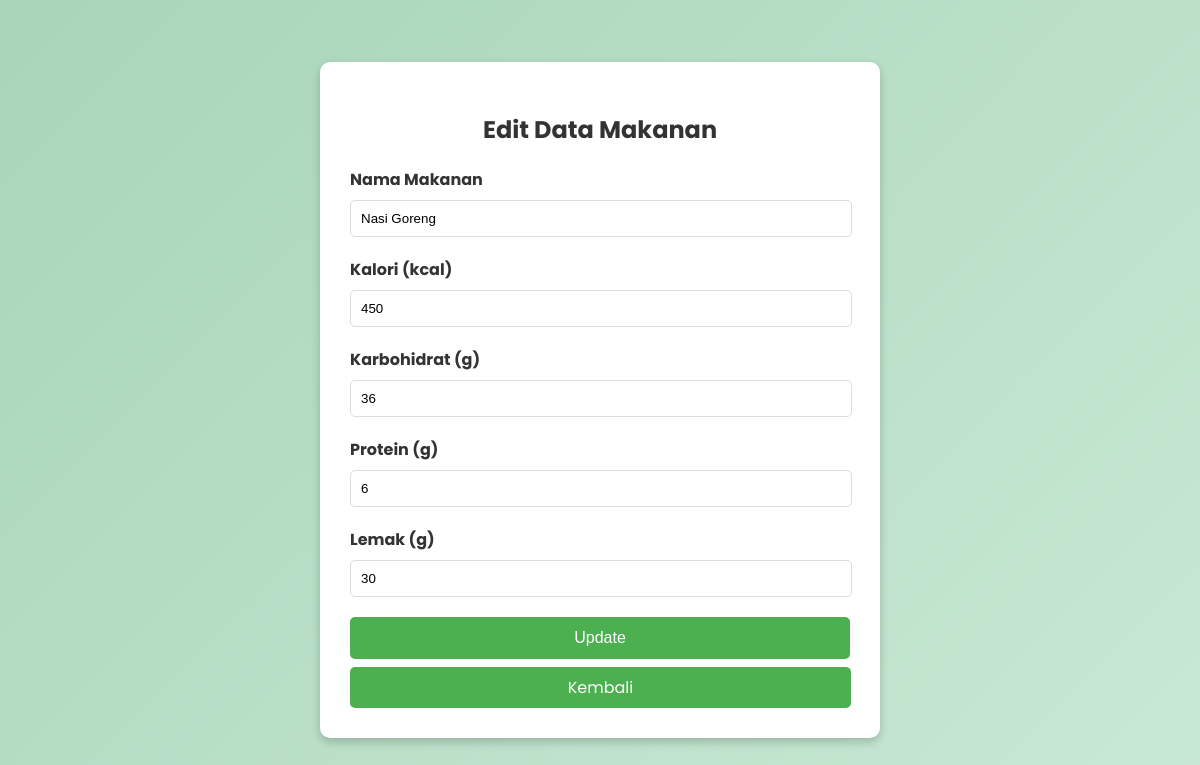
/edit_gizi.php?id=2 (signed in), run on the app's committed database.
### tables this page shows
CREATE TABLE `gizi` (
  `id` int(11) NOT NULL,
  `nama_makanan` varchar(255) DEFAULT NULL,
  `kalori` varchar(50) DEFAULT NULL,
  `karbohidrat` varchar(50) DEFAULT NULL,
  `protein` varchar(50) DEFAULT NULL,
  `lemak` varchar(50) DEFAULT NULL
);

### edit_gizi.php (the view, shortened to what this page needs)
<?php
include 'db.php';
$id = $_GET['id'] ?? null;
$sql = "SELECT * FROM gizi WHERE id = ?";
$stmt = $conn->prepare($sql);
$stmt->bind_param('i', $id);
$stmt->execute();
$result = $stmt->get_result();
$data = $result->fetch_assoc();
?>
<!DOCTYPE html>
<html lang="id">
<head>
</head>
<body>
    <div class="form-container">
        <h2>Edit Data Makanan</h2>
        <form method="POST" action="">
            <label for="nama_makanan">Nama Makanan</label>
            <input type="text" id="nama_makanan" name="nama_makanan" value="<?= htmlspecialchars($data['nama_makanan']); ?>" required>
            <label for="kalori">Kalori (kcal)</label>
            <input type="number" id="kalori" name="kalori" value="<?= htmlspecialchars($data['kalori']); ?>" required>
            <label for="karbohidrat">Karbohidrat (g)</label>
            <input type="number" id="karbohidrat" name="karbohidrat" value="<?= htmlspecialchars($data['karbohidrat']); ?>" required>
            <label for="protein">Protein (g)</label>
            <input type="number" id="protein" name="protein" value="<?= htmlspecialchars($data['protein']); ?>" required>
            <label for="lemak">Lemak (g)</label>
            <input type="number" id="lemak" name="lemak" value="<?= htmlspecialchars($data['lemak']); ?>" required>
            <button type="submit">Update</button>
        </form>
        <a href="manajemen_gizi.php" class="back-button">Kembali</a>
    </div>
</body>
</html>

### edit_gizi.php (style rules this page uses)
body { font-family: 'Poppins', sans-serif; background: linear-gradient(135deg, #a8d5ba, #c9e9d4); margin: 0; padding: 0; color: #333; display: flex; justify-content: center; align-items: center; height: 100vh; }
.form-container { background: white; padding: 30px; border-radius: 10px; box-shadow: 0 4px 10px rgba(0, 0, 0, 0.2); max-width: 500px; width: 100%; }
.form-container h2 { margin-bottom: 20px; text-align: center; }
form label { display: block; margin-bottom: 8px; font-weight: bold; }
form input { width: 96%; padding: 10px; margin-bottom: 20px; border: 1px solid #ddd; border-radius: 5px; }
form button { width: 100%; background-color: #4CAF50; color: white; border: none; padding: 12px; border-radius: 5px; cursor: pointer; font-size: 16px; }
.back-button { display: inline-block; width: 97%; margin-top: 8px; background-color: #4CAF50; color: white; padding: 8px; border-radius: 5px; text-decoration: none; font-size: 16px; text-align: center; cursor: pointer; }

### data on the page
gizi: nama_makanan "Nasi Goreng", kalori "450", karbohidrat "36", protein "6", lemak "30"
